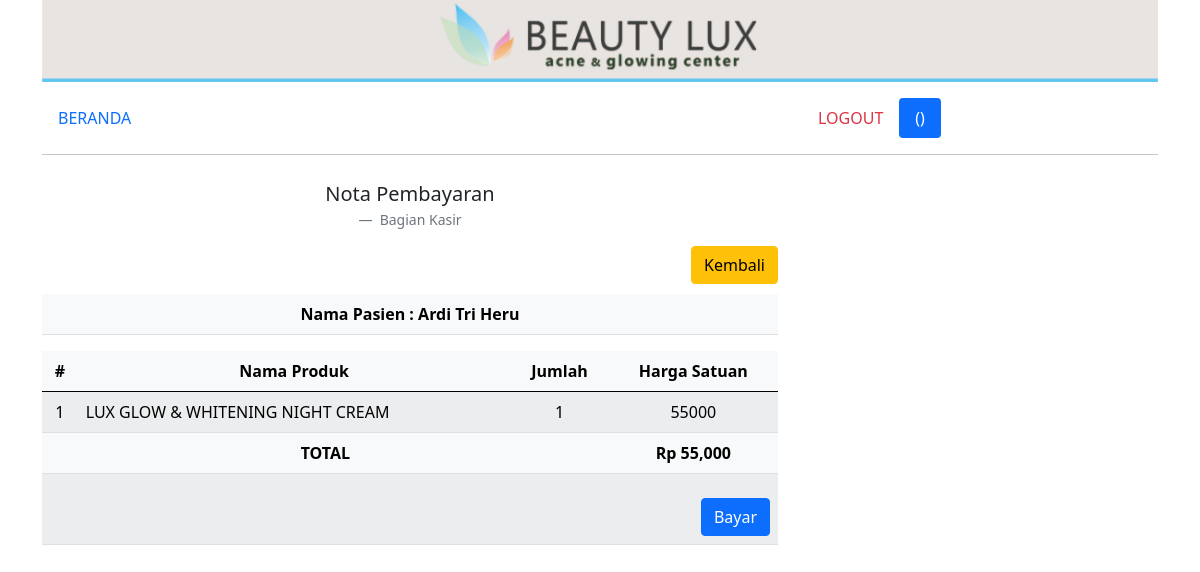
The app's page /kasir_nota.php?id_treatment=1&nama=Ardi Tri Heru with its own data.
### tables this page shows
CREATE TABLE `detail_penjualan` (
  `id_detail_penjualan` int(100) NOT NULL AUTO_INCREMENT,
  `id_treatment` int(100) NOT NULL,
  `id_produk` int(100) NOT NULL,
  `harga_satuan` int(5) NOT NULL,
  `jumlah` int(3) NOT NULL,
  `tanggal` date NOT NULL,
  `jam` time NOT NULL,
  PRIMARY KEY (`id_detail_penjualan`),
  KEY `id_detail_penjualan` (`id_detail_penjualan`),
  KEY `id_produk` (`id_produk`)
);

CREATE TABLE `produk` (
  `id_produk` int(100) NOT NULL AUTO_INCREMENT,
  `id_produk_kategori` int(3) NOT NULL,
  `nama_produk` varchar(50) NOT NULL,
  `harga` int(10) NOT NULL,
  `stok` int(5) NOT NULL,
  PRIMARY KEY (`id_produk`),
  KEY `id_produk` (`id_produk`),
  KEY `id_produk_kategori` (`id_produk_kategori`),
  CONSTRAINT `produk_ibfk_1` FOREIGN KEY (`id_produk_kategori`) REFERENCES `produk_kategori` (`id_produk_kategori`)
);

### kasir_nota.php (the view, shortened to what this page needs)
<?php include('templates/header.php'); ?>
<div class="container mb-5">
    <div class="row">
        <div class="col-md-12">
            <img src="img/header.jpg" class="img-fluid" alt="...">
        </div>
    </div>
    <div class="row mt-3 mb-2">
        <div class="col">
            <?php include('menu.php'); ?>
        </div>
    </div>
    <div class="row">
        <div class="col-md-8">
            <figure class="text-center">
                <blockquote class="blockquote">
                    <p>Nota Pembayaran</p>
                </blockquote>
                <figcaption class="blockquote-footer">
                    Bagian Kasir
                </figcaption>
            </figure>
            <a href="kasir.php" type="submit" class="btn btn-warning float-end">Kembali</a>
            <br><br>
            <table class="table table-hover table-light table-striped">
                <thead>
                    <tr>
                        <td class="text-center"><b>Nama Pasien : <?= $_GET['nama']; ?></b></td>
                    </tr>
                </thead>
            </table>
            <table class="table table-hover table-light table-striped">
                <thead>
                    <tr>
                        <th class="text-center" scope="col">#</th>
                        <th class="text-center" scope="col">Nama Produk</th>
                        <th class="text-center" scope="col">Jumlah</th>
                        <th class="text-center" scope="col">Harga Satuan</th>
                    </tr>
                </thead>
                <tbody>
                    <?php
                    $id_treatment = $_GET['id_treatment'];
                    $no = 1;
                    $grandtotal = 0;
                    include 'templates/koneksi.php';
                    $query = mysqli_query($koneksi, "
                    SELECT *
                    FROM detail_penjualan
                    JOIN produk
                    ON detail_penjualan.id_produk = produk.id_produk
                    WHERE detail_penjualan.id_treatment = '$id_treatment'
                    ");
                    while ($d = mysqli_fetch_array($query)) {
                        $subtotal =  $d['harga_satuan'] * $d['jumlah'];
                        $grandtotal += $subtotal;
                    ?>
                        <tr>
                            <td class="text-center" scope="row"><?= $no++; ?></td>
                            <td class="text-left" scope="row"><?= $d['nama_produk']; ?></td>
                            <td class="text-center" scope="row"><?= $d['jumlah']; ?></td>
                            <td class="text-center" scope="row"><?= $d['harga_satuan']; ?></td>
                        </tr>
                    <?php } ?>
                    <tr>
                        <td class="text-center" scope="row" colspan="3"><b>TOTAL</b></td>
                        <td class="text-center" scope="row">
                            <b><?php echo 'Rp ' . number_format($grandtotal); ?></b>
                        </td>
                    </tr>
                    <tr>
                        <td colspan="4">
                            <form method="post" action="kasir_tambah.php" class="row g-3">
                                <div class="col-12">
                                    <button type="submit" class="btn btn-primary float-end">Bayar</button>
                                </div>
                            </form>
                        </td>
                    </tr>
            </table>
        </div>
    </div>
</div>
<?php include('templates/footer.php'); ?>

### records on screen
detail_penjualan: id_produk.nama_produk "LUX GLOW & WHITENING NIGHT CREAM", jumlah "1", harga_satuan "55000"

### other values on screen
$_GET['nama'] "Ardi Tri Heru"
$grandtotal "55,000"
